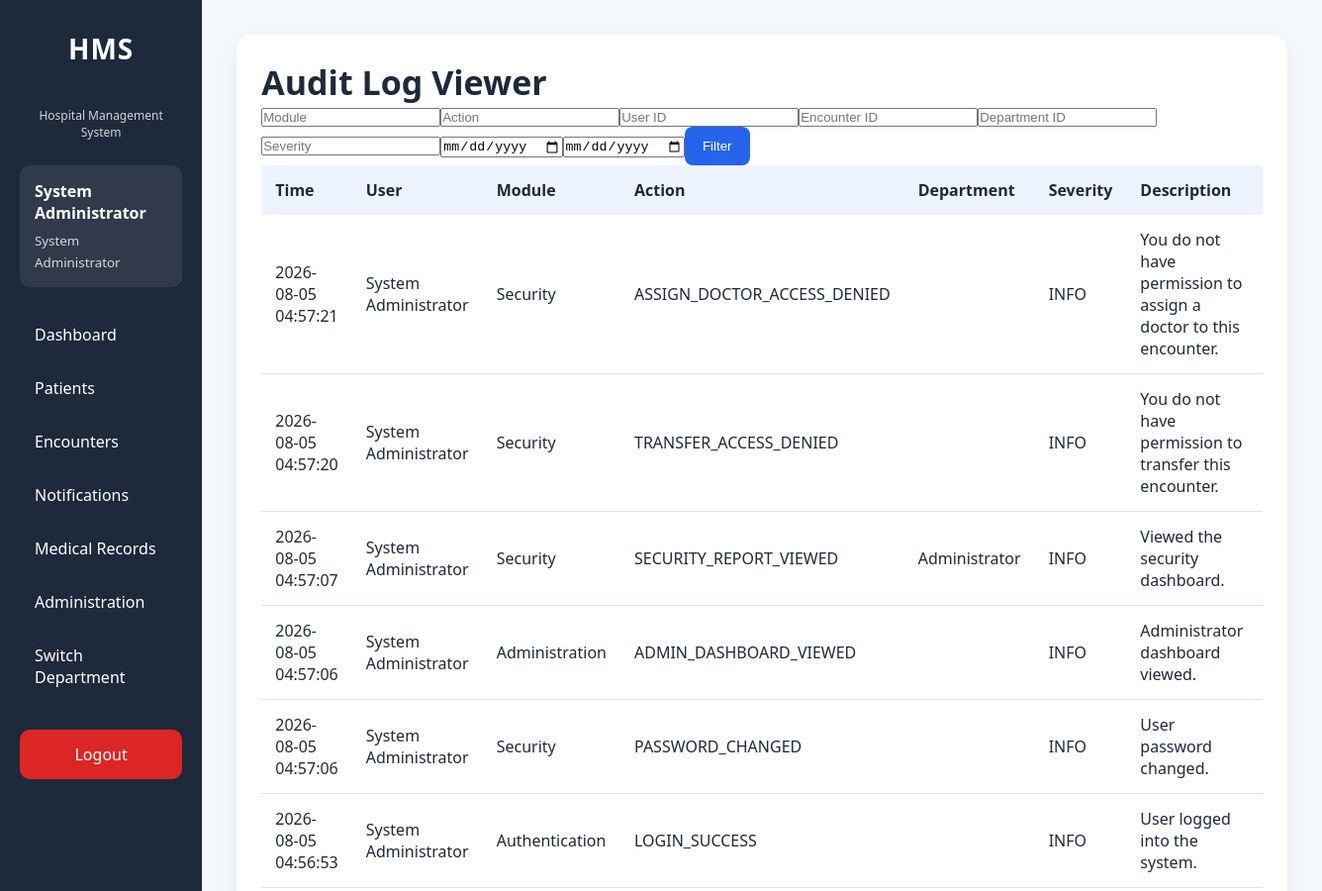
Before: /modules/administration/security/audit_logs.php (signed in, upper part) with the older database file.
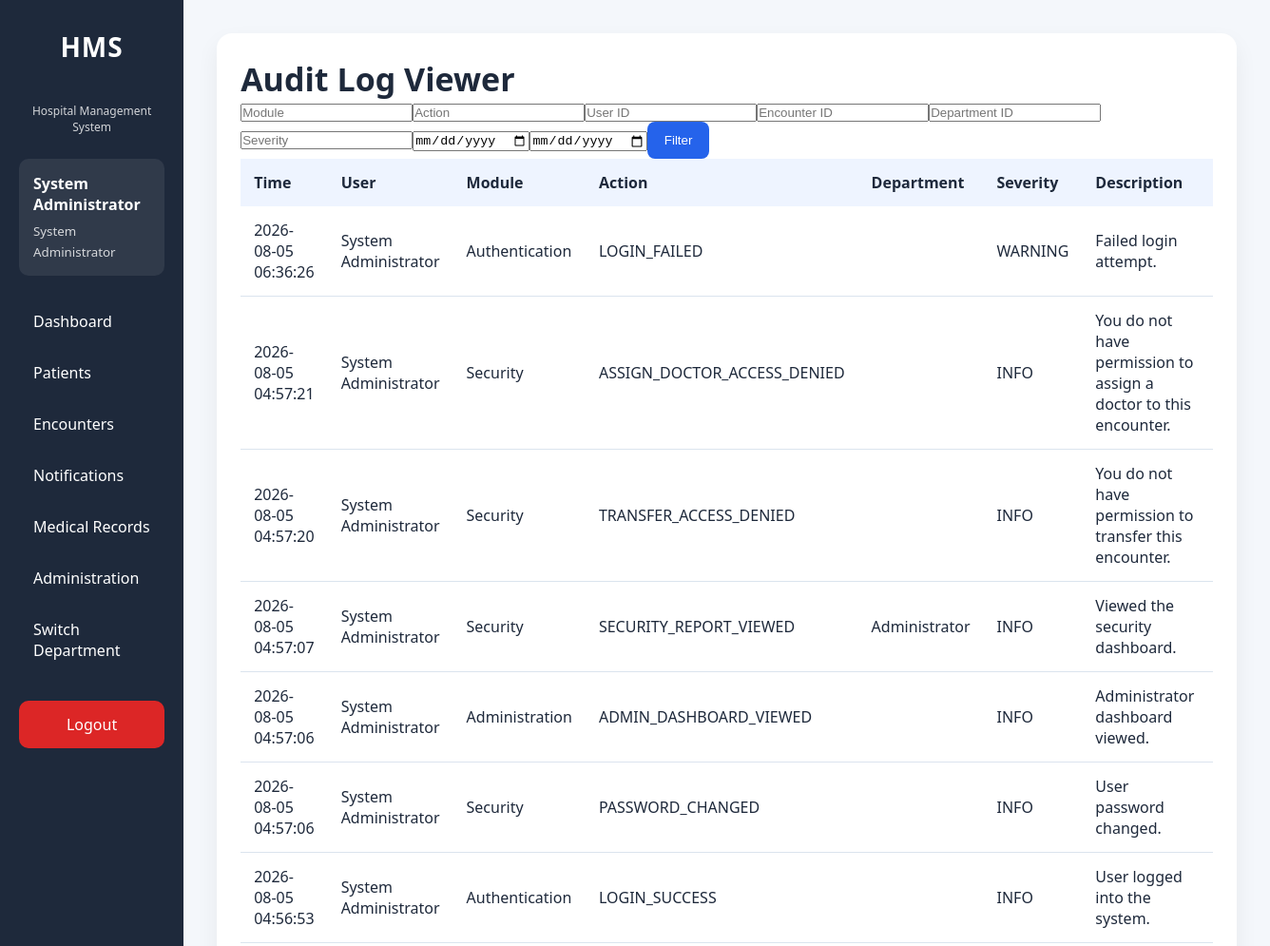
After: the same page with the newer database file.
### tables this page shows
CREATE TABLE `audit_logs` (
  `id` int(11) NOT NULL AUTO_INCREMENT,
  `user_id` int(11) DEFAULT NULL,
  `visit_id` int(11) DEFAULT NULL,
  `patient_id` int(11) DEFAULT NULL,
  `module` varchar(100) NOT NULL,
  `action` varchar(100) NOT NULL,
  `description` text DEFAULT NULL,
  `ip_address` varchar(50) DEFAULT NULL,
  `user_agent` varchar(255) DEFAULT NULL,
  `department_id` int(11) DEFAULT NULL,
  `severity` varchar(20) NOT NULL DEFAULT 'INFO',
  `event_type` varchar(100) NOT NULL DEFAULT 'GENERAL',
  `created_at` timestamp NOT NULL DEFAULT current_timestamp(),
  PRIMARY KEY (`id`),
  KEY `idx_audit_user` (`user_id`),
  KEY `idx_audit_visit` (`visit_id`),
  KEY `idx_audit_patient_created` (`patient_id`,`created_at`),
  KEY `idx_audit_module` (`module`),
  KEY `idx_audit_created` (`created_at`),
  KEY `idx_audit_action_created` (`action`,`created_at`),
  KEY `idx_audit_user_created` (`user_id`,`created_at`),
  KEY `idx_audit_ip_created` (`ip_address`,`created_at`),
  KEY `idx_audit_department_created` (`department_id`,`created_at`),
  KEY `idx_audit_module_created` (`module`,`created_at`),
  KEY `idx_audit_event_created` (`event_type`,`created_at`),
  KEY `idx_audit_severity_created` (`severity`,`created_at`),
  KEY `idx_audit_visit_created` (`visit_id`,`created_at`),
  CONSTRAINT `fk_audit_department` FOREIGN KEY (`department_id`) REFERENCES `departments` (`id`) ON DELETE SET NULL ON UPDATE CASCADE,
  CONSTRAINT `fk_audit_patient` FOREIGN KEY (`patient_id`) REFERENCES `patients` (`id`) ON DELETE SET NULL ON UPDATE CASCADE,
  CONSTRAINT `fk_audit_user` FOREIGN KEY (`user_id`) REFERENCES `users` (`id`) ON DELETE SET NULL ON UPDATE CASCADE,
  CONSTRAINT `fk_audit_visit` FOREIGN KEY (`visit_id`) REFERENCES `visits` (`id`) ON DELETE SET NULL ON UPDATE CASCADE
);

CREATE TABLE `users` (
  `id` int(11) NOT NULL AUTO_INCREMENT,
  `employee_id` varchar(30) NOT NULL,
  `first_name` varchar(100) NOT NULL,
  `last_name` varchar(100) NOT NULL,
  `gender` enum('Male','Female') DEFAULT NULL,
  `phone` varchar(20) DEFAULT NULL,
  `email` varchar(150) DEFAULT NULL,
  `username` varchar(50) NOT NULL,
  `password` varchar(255) NOT NULL,
  `department_id` int(11) NOT NULL,
  `role_id` int(11) NOT NULL,
  `status` enum('Active','Inactive') NOT NULL DEFAULT 'Active',
  `failed_login_attempts` int(11) NOT NULL DEFAULT 0,
  `last_failed_login` datetime DEFAULT NULL,
  `locked_at` datetime DEFAULT NULL,
  `locked_by` int(11) DEFAULT NULL,
  `lock_reason` varchar(255) DEFAULT NULL,
  `last_login` datetime DEFAULT NULL,
  `password_changed_at` datetime DEFAULT NULL,
  `must_change_password` tinyint(1) NOT NULL DEFAULT 0,
  `created_at` timestamp NOT NULL DEFAULT current_timestamp(),
  `updated_at` timestamp NULL DEFAULT NULL ON UPDATE current_timestamp(),
  PRIMARY KEY (`id`),
  UNIQUE KEY `uq_users_employee` (`employee_id`),
  UNIQUE KEY `uq_users_username` (`username`),
  KEY `idx_users_department` (`department_id`),
  KEY `idx_users_role` (`role_id`),
  KEY `idx_users_status` (`status`),
  KEY `idx_users_lastname` (`last_name`),
  KEY `idx_users_firstname` (`first_name`),
  KEY `idx_users_locked_at` (`locked_at`),
  KEY `fk_users_locked_by` (`locked_by`),
  CONSTRAINT `fk_users_department` FOREIGN KEY (`department_id`) REFERENCES `departments` (`id`) ON UPDATE CASCADE,
  CONSTRAINT `fk_users_locked_by` FOREIGN KEY (`locked_by`) REFERENCES `users` (`id`) ON DELETE SET NULL ON UPDATE CASCADE,
  CONSTRAINT `fk_users_role` FOREIGN KEY (`role_id`) REFERENCES `roles` (`id`) ON UPDATE CASCADE
);

CREATE TABLE `departments` (
  `id` int(11) NOT NULL AUTO_INCREMENT,
  `department_name` varchar(100) NOT NULL,
  `department_code` varchar(30) NOT NULL,
  `description` text DEFAULT NULL,
  `location` varchar(150) DEFAULT NULL,
  `contact_extension` varchar(30) DEFAULT NULL,
  `department_type` enum('Clinical','Administrative','Diagnostic','Support') NOT NULL DEFAULT 'Support',
  `queue_enabled` tinyint(1) NOT NULL DEFAULT 1,
  `is_active` tinyint(1) NOT NULL DEFAULT 1,
  `display_order` int(11) NOT NULL DEFAULT 0,
  `created_at` timestamp NOT NULL DEFAULT current_timestamp(),
  `updated_at` timestamp NULL DEFAULT NULL ON UPDATE current_timestamp(),
  PRIMARY KEY (`id`),
  UNIQUE KEY `uq_departments_name` (`department_name`),
  UNIQUE KEY `uq_departments_code` (`department_code`),
  KEY `idx_departments_active` (`is_active`),
  KEY `idx_departments_type` (`department_type`),
  KEY `idx_departments_queue` (`queue_enabled`)
);

### config/helpers.php (called while the page is built, shortened)
<?php
function e($value): string
{
    return htmlspecialchars(
        (string)$value,
        ENT_QUOTES,
        'UTF-8'
    );
}

### modules/administration/security/bootstrap.php (called while the page is built, shortened)
<?php
require_once __DIR__ . '/../../../config/auth.php';
require_once __DIR__ . '/../../../config/helpers.php';
require_once __DIR__ . '/../../../services/SessionService.php';
require_once __DIR__ . '/../../../services/AuditService.php';
$securityAuditService = new AuditService($pdo);

### services/AuditService.php (called while the page is built, shortened)
<?php
class AuditService
{
    private PDO $db;
    public function __construct(PDO $db)
    {
        $this->db = $db;
    }
    public function search(array $filters = [], int $page = 1, int $perPage = 50): array
    {
        $page = max(1, $page);
        $perPage = min(100, max(1, $perPage));
        $where = [];
        $parameters = [];
        $condition = $where ? ' WHERE ' . implode(' AND ', $where) : '';
        $countStmt = $this->db->prepare('SELECT COUNT(*) FROM audit_logs a' . $condition);
        $countStmt->execute($parameters);
        $total = (int)$countStmt->fetchColumn();
        $sql = '
            SELECT a.*, u.first_name, u.last_name, u.username,
                   d.department_name
            FROM audit_logs a
            LEFT JOIN users u ON u.id = a.user_id
            LEFT JOIN departments d ON d.id = a.department_id
        ' . $condition . ' ORDER BY a.created_at DESC, a.id DESC LIMIT :limit OFFSET :offset';
        $stmt = $this->db->prepare($sql);
        $stmt->bindValue(':limit', $perPage, PDO::PARAM_INT);
        $stmt->bindValue(':offset', ($page - 1) * $perPage, PDO::PARAM_INT);
        $stmt->execute();
        return [
            'success' => true,
            'data' => $stmt->fetchAll(PDO::FETCH_ASSOC),
            'total' => $total,
            'page' => $page,
            'per_page' => $perPage,
            'errors' => []
        ];
    }
}

### modules/administration/security/audit_logs.php (the view, shortened to what this page needs)
<?php
require_once __DIR__ . '/bootstrap.php';
$securityAuditService->log(
    (int)$currentUser['id'],
    null,
    'Security',
    'AUDIT_LOG_VIEWED',
    'Viewed the audit log viewer.',
    $_SESSION['active_department_id'] ?? null,
    'INFO',
    'AUDIT_LOG_VIEWED'
);
$filters = [
    'module' => trim((string)($_GET['module'] ?? '')),
    'action' => trim((string)($_GET['action'] ?? '')),
    'event_type' => trim((string)($_GET['event_type'] ?? '')),
    'user_id' => (int)($_GET['user_id'] ?? 0),
    'visit_id' => (int)($_GET['visit_id'] ?? 0),
    'department_id' => (int)($_GET['department_id'] ?? 0),
    'severity' => trim((string)($_GET['severity'] ?? '')),
    'date_from' => trim((string)($_GET['date_from'] ?? '')),
    'date_to' => trim((string)($_GET['date_to'] ?? ''))
];
$result = $securityAuditService->search($filters, max(1, (int)($_GET['page'] ?? 1)), 50);
$rows = $result['data'] ?? [];
require_once __DIR__ . '/../../../layouts/header.php'; require_once __DIR__ . '/../../../layouts/sidebar.php';
?>
<main class="content"><section class="card"><h2>Audit Log Viewer</h2><form method="GET"><input name="module" placeholder="Module" value="<?= e($filters['module']) ?>"><input name="action" placeholder="Action" value="<?= e($filters['action']) ?>"><input name="user_id" placeholder="User ID" value="<?= $filters['user_id'] ?: '' ?>"><input name="visit_id" placeholder="Encounter ID" value="<?= $filters['visit_id'] ?: '' ?>"><input name="department_id" placeholder="Department ID" value="<?= $filters['department_id'] ?: '' ?>"><input name="severity" placeholder="Severity" value="<?= e($filters['severity']) ?>"><input type="date" name="date_from" value="<?= e($filters['date_from']) ?>"><input type="date" name="date_to" value="<?= e($filters['date_to']) ?>"><button type="submit">Filter</button></form><table><thead><tr><th>Time</th><th>User</th><th>Module</th><th>Action</th><th>Department</th><th>Severity</th><th>Description</th></tr></thead><tbody><?php foreach ($rows as $row): ?><tr><td><?= e($row['created_at']) ?></td><td><?= e(($row['first_name'] ?? '') . ' ' . ($row['last_name'] ?? '')) ?></td><td><?= e($row['module']) ?></td><td><?= e($row['action']) ?></td><td><?= e((string)$row['department_name']) ?></td><td><?= e($row['severity']) ?></td><td><?= e($row['description']) ?></td></tr><?php endforeach; ?></tbody></table></section></main>
<?php require_once __DIR__ . '/../../../layouts/footer.php'; ?>

Changed rows visible on the page:
added audit_logs: created_at "2026-08-05 06:36:26", user.last_name "System Administrator", module "Authentication", action "LOGIN_FAILED", severity "WARNING", description "Failed login attempt."
